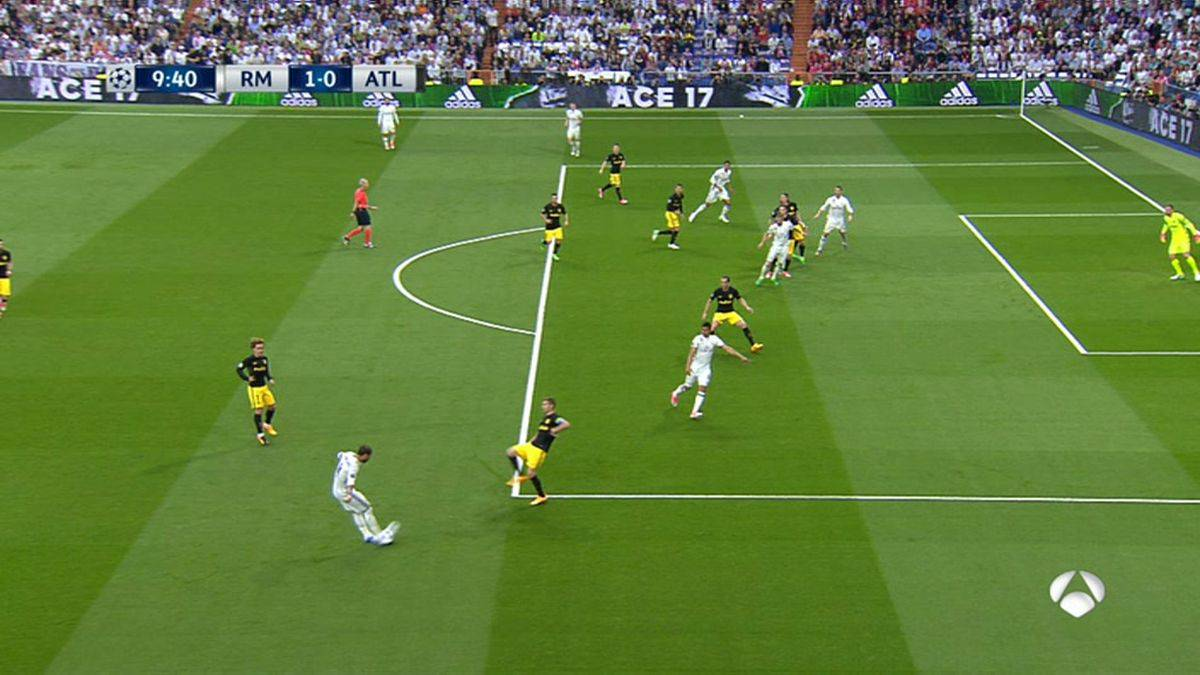
#> input picture img/football1.jpg, 1200 x 675 px
$ python homography.py
#> lines starting #> are read from the running program, lines starting #| are printed output that depends on the picture; after the words box and inside, x2 and y2 are one past the last pixel; in counts of white or black regions, pixels touching at a corner belong together
#> further down, img is the input picture: shape (675, 1200, 3); mean B, G, R 61.7, 126.6, 97.6
### src/utils.py
import cv2
import numpy as np
import math


class Line:
    # [66 lines left out: functions __init__, intersection, mouse_handler, get_points, blend_overlay_with_field, not called in this run]

def GetFieldLayer(src_img):
    hsv = cv2.cvtColor(src_img, code=cv2.COLOR_BGR2HSV)
#> hsv: shape (675, 1200, 3); mean H, S, V 53.3, 145.2, 130.1
    # green range
    lower_green = np.array([35, 10, 60])
    upper_green = np.array([65, 255, 255])
    # layer masks
    field_mask = cv2.inRange(hsv, lower_green, upper_green)
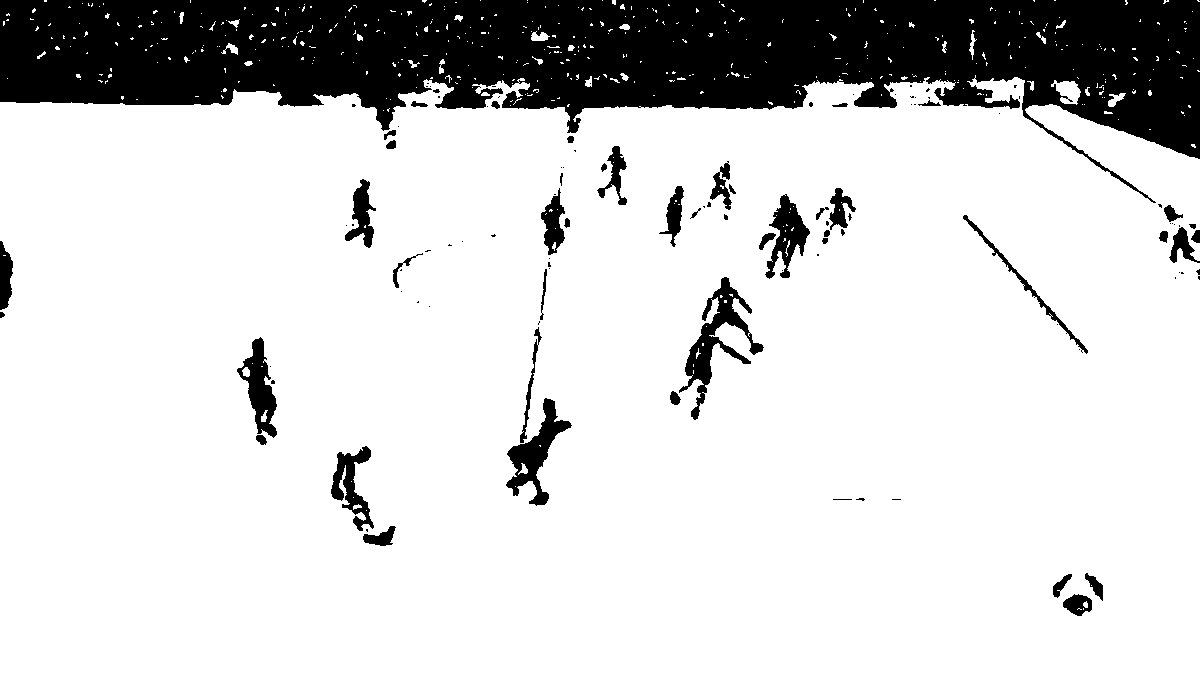
#> field_mask: shape (675, 1200); 82.4% white; 116 black regions (70 under 20 px), largest, box (x1, y1, x2, y2) and area: (0, 0, 1200, 203) 122972, (679, 277, 764, 420) 2942, (506, 398, 572, 506) 2290
    player_mask = cv2.bitwise_not(field_mask)
    # player_mask = cv2.morphologyEx(player_mask, cv2.MORPH_CLOSE, cv2.getStructuringElement(cv2.MORPH_RECT, (5, 5)))
    # extract layers from original image
    field_layer = cv2.bitwise_and(src_img, src_img, mask=field_mask)
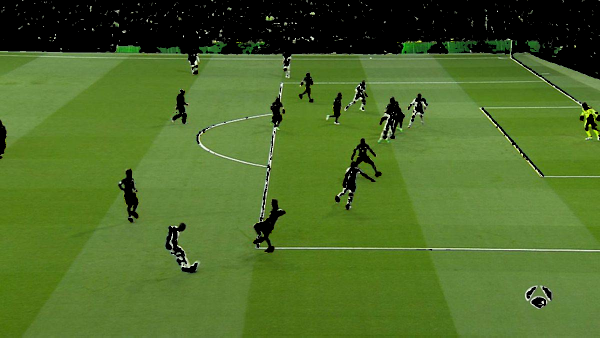
#> field_layer: shape (675, 1200, 3) (shown at 1/2 size); mean B, G, R 40.8, 107, 77.7
    return field_layer


TWO_PI = 2 * math.pi
# Credits to Rory Daulton
# [61 lines left out: functions isConvex, signedArea, not called in this run]

def isClockwise(pts):
    return signedArea(pts) > 0


# 105x68 Field, origin on the left upper corner, clock-wise order
reference_points_right = np.array([
    # Right penalty area
    [88.5, 13.84], [105, 13.84],
    [105, 54.16], [88.5, 54.16],

    # Right upper corner
    [105, 0]
], dtype=float)

middle_goal_line_right = np.array([105, 34], dtype=float)

### src/homography.py
import cv2
import math
import utils
import numpy as np
from itertools import permutations

class Line:
    def __init__(self, pt1, pt2):
        self.pt1 = pt1
        self.pt2 = pt2
        self.dx = pt2[0] - pt1[0]
        self.dy = pt2[1] - pt1[1]
        self.m = self.dy / self.dx
        self.b = pt1[1] - self.m * pt1[0]

    def intersection(self, other):
        x = (other.b - self.b) / (self.m - other.m)
        y = self.m * x + self.b
        return (int(x), int(y))


# [82 lines left out: functions findBestHomography, applyHomographyLine, not called in this run]


if __name__ == '__main__':
    debug = True

    img = cv2.imread('../img/football1.jpg')
    field = utils.GetFieldLayer(img)
    # cv2.imshow("Field Layer", field)
    field = cv2.GaussianBlur(field, (3, 3), cv2.BORDER_DEFAULT)
    edges = cv2.Canny(field, 100, 300)
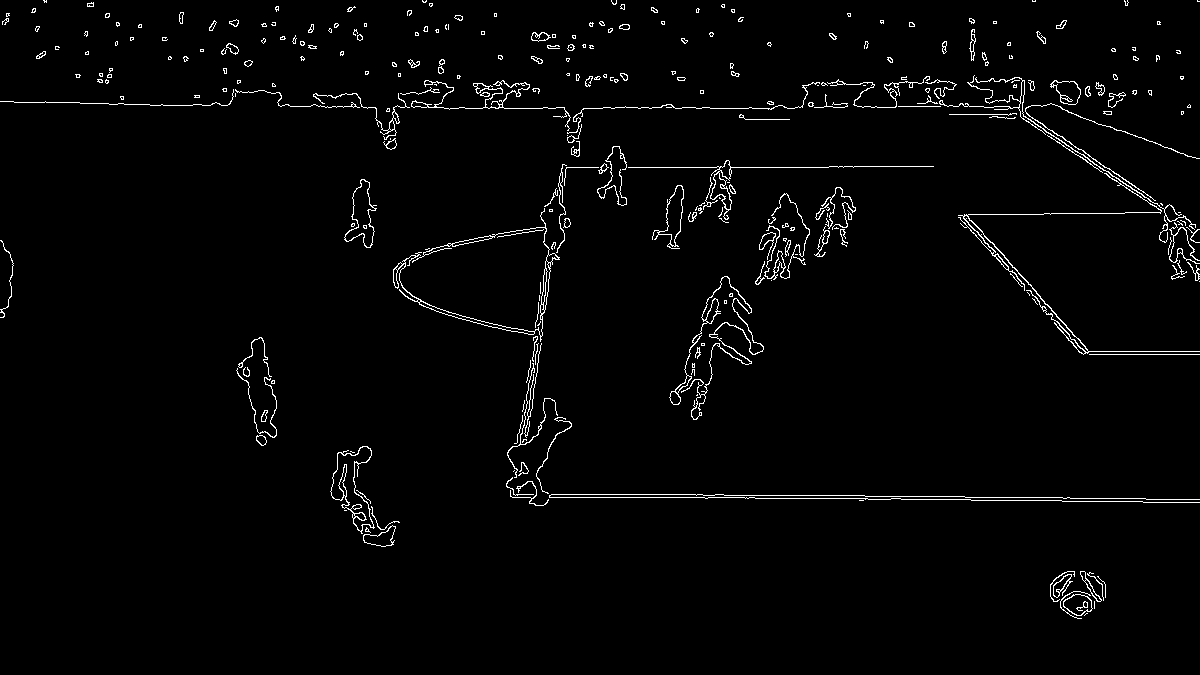
#> edges: shape (675, 1200); 2.1% white in thin lines or dots
    lines = cv2.HoughLines(edges, 1, math.radians(1.7), 150, None, 0, 0)
#> lines = [[496, 1.57], [494, 1.57], [166, 1.57], [105, 1.57], [107, 1.57]]

    lns = []

    if lines is not None:
        for i in range(0, len(lines)):
            rho = lines[i][0][0]
            theta = lines[i][0][1]
            a = math.cos(theta)
            b = math.sin(theta)
            x0 = a * rho
            y0 = b * rho
            pt1 = (int(x0 + 1000 * (-b)), int(y0 + 1000 * (a)))
            pt2 = (int(x0 - 1000 * (-b)), int(y0 - 1000 * (a)))
            lns.append(Line(pt1, pt2))
#> this loop made 5 passes
#> (rho, x0, y0) on passes 1 to 5: (496, -0.866, 496), (494, -0.862, 494), (166, -0.29, 166), (105, -0.183, 105), (107, -0.187, 107)
#> after the loop, lns = 5 items

    # Calculate intersection points
    intersections = []
    for i in range(0, len(lns)):
        for j in range(i + 1, len(lns)):
#> (the run stopped early here; a loop or call above may not have finished)

$ run again, with img/football2.jpg copied over img/football1.jpg
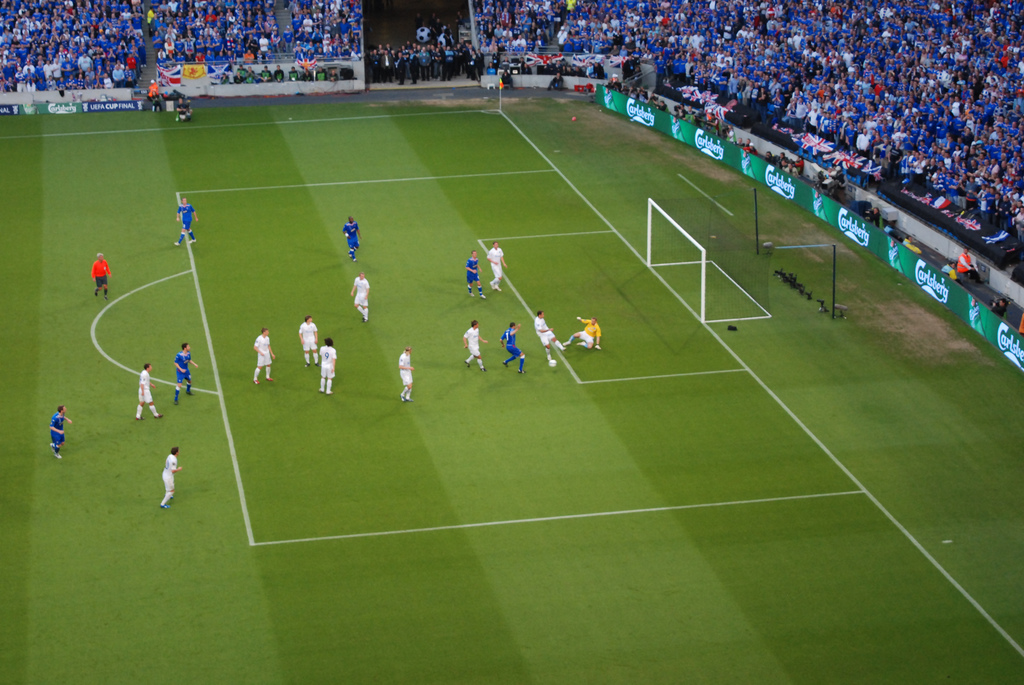
#> input picture img/football2.jpg, 1024 x 685 px
#> img is the input picture: shape (685, 1024, 3); mean B, G, R 60.9, 109.3, 90.4
#> hsv: shape (685, 1024, 3); mean H, S, V 57.1, 143.7, 116.7
#> in GetFieldLayer, `field_mask = cv2.inRange(hsv, lower_green, upper_green)`:
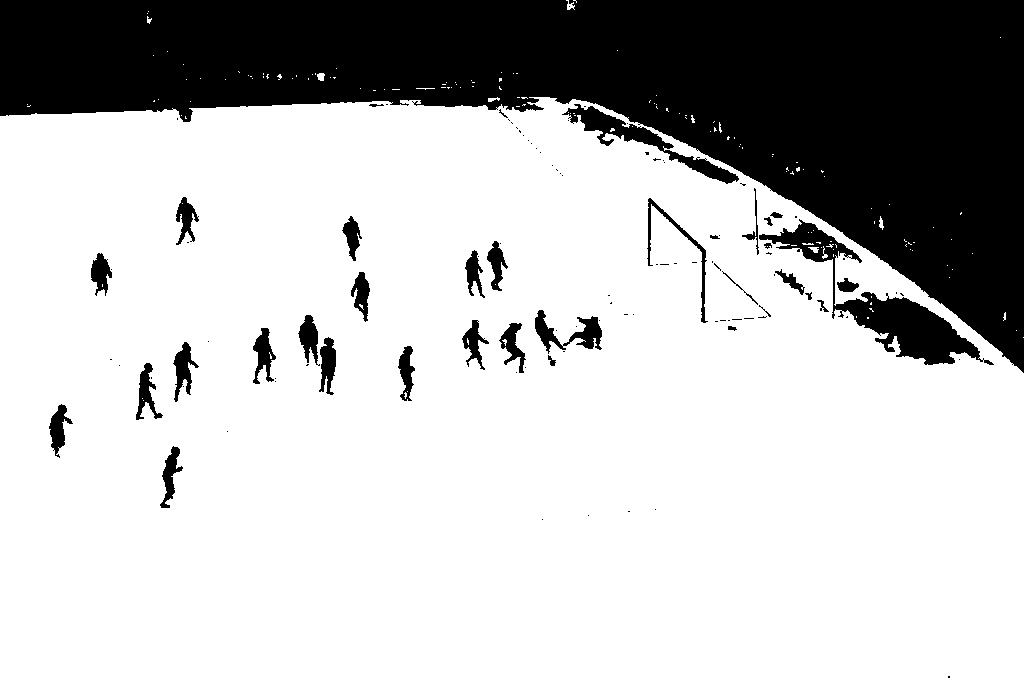
#> field_mask: shape (685, 1024); 74.4% white; 109 black regions (73 under 20 px), largest, box (x1, y1, x2, y2) and area: (0, 0, 1024, 373) 158142, (759, 219, 994, 365) 6842, (562, 104, 739, 184) 2464
#> edges: shape (685, 1024); 2% white in thin lines or dots
#> lines = [[-284, 2.37], [-280, 2.37], [562, 1.48], [566, 1.48], [-133, 2.94], [200, 1.51], [115, 1.54]]
#> the loop `for i in range(0, len(lines)):` made 7 passes
#> (rho, theta, a, b, x0, y0) on passes 1 to 6: (-284, 2.37, -0.719, 0.695, 204.3, -197.3), (-280, 2.37, -0.719, 0.695, 201.4, -194.5), (562, 1.48, 0.0872, 0.996, 48.98, 559.9), (566, 1.48, 0.0872, 0.996, 49.33, 563.8), (-133, 2.94, -0.979, 0.203, 130.2, -26.97), (200, 1.51, 0.0576, 0.998, 11.51, 199.7)
#> after the loop `for i in range(0, len(lines)):`: lns = 7 items
#> the loop `for i in range(0, len(lns)):` made 7 passes
#> after the loop `for i in range(0, len(lns)):`: intersections = [(3673, 3397), (865, 487), (868, 491), (65, -340), (556, 168), (491, 101), (861, 488), (864, 491), (67, -333), (552, 168), (487, 101), (91698, -7492), (248, 542), (12038, -493), (7446, -90), (249, 545), (12154, -500), (7508, -92), (175, 190), (158, 110), (2841, 36)]
#> the loop `while i < len(intersections):` made 15 passes
#> after the loop `while i < len(intersections):`: i = 6
#> the loop `for point in intersections:` made 6 passes
#> after the loop `for point in intersections:`:
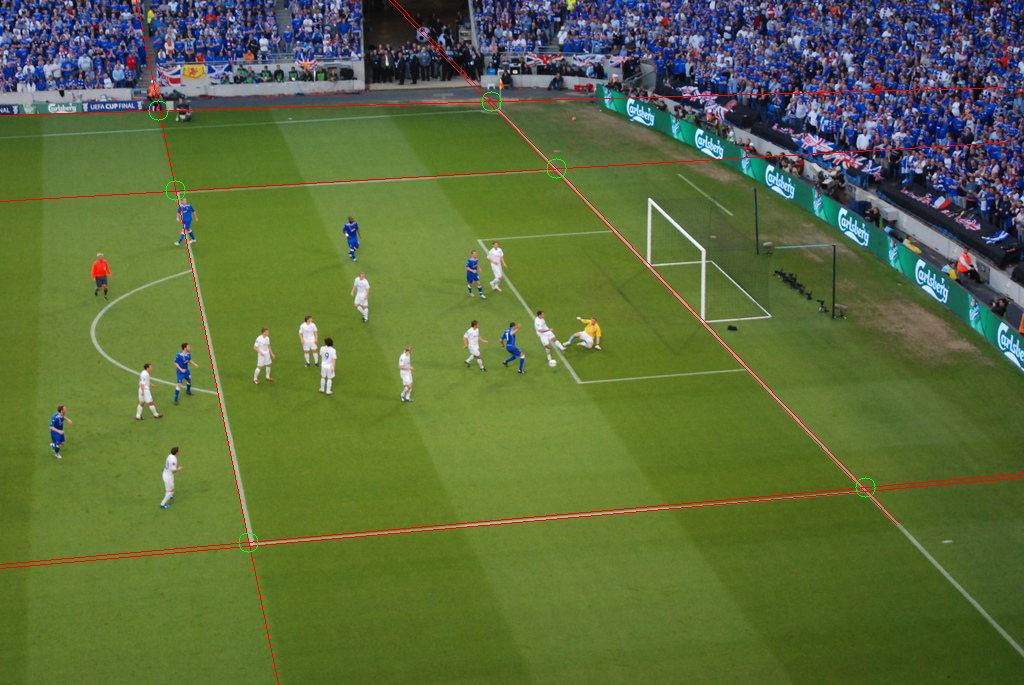
#> img: shape (685, 1024, 3); mean B, G, R 60.3, 108.4, 91.6
#> all_img_pts = [[865, 487], [556, 168], [491, 101], [248, 542], [175, 190], [158, 110]]
#> the loop in findBestHomography, `for img_pts in permutations(intersections, 4):` made 1 pass

$ run again, with img/football2.png saved as img/football1.jpg
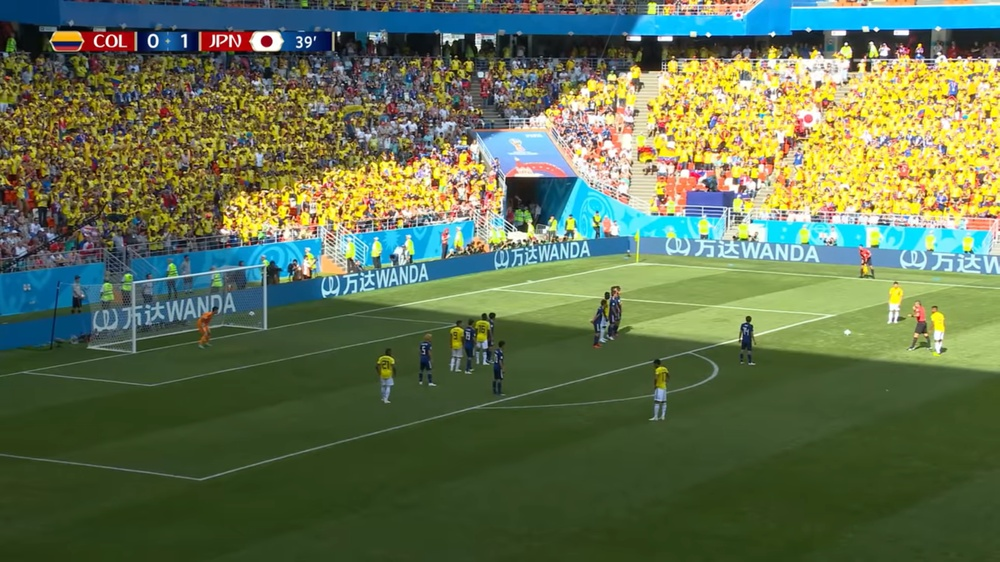
#> input picture img/football2.png, 1000 x 562 px, shrunk from 1920 x 1080 before the run
#> img is the input picture: shape (562, 1000, 3); mean B, G, R 80.7, 113.6, 98.2
#> hsv: shape (562, 1000, 3); mean H, S, V 53.9, 128, 125.8
#> in GetFieldLayer, `field_mask = cv2.inRange(hsv, lower_green, upper_green)`:
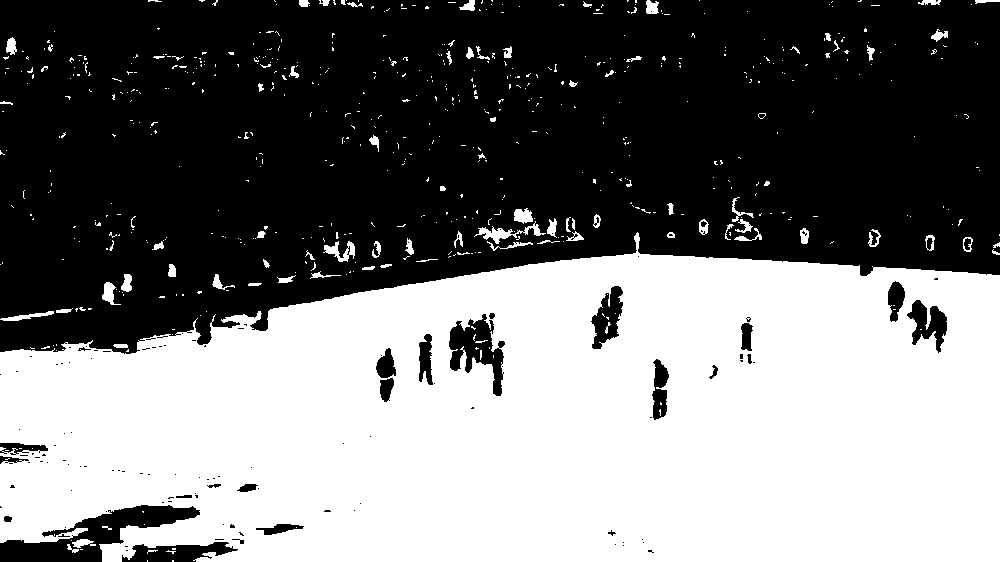
#> field_mask: shape (562, 1000); 47.3% white; 608 white regions (522 under 20 px), largest, box (x1, y1, x2, y2) and area: (0, 232, 1000, 562) 257917, (474, 221, 546, 244) 442, (323, 241, 355, 262) 298
#> edges: shape (562, 1000); 1.8% white in thin lines or dots, all inside (x1, y1, x2, y2) = (0, 0, 1000, 481)
#> lines = [[212, 1.63], [516, 1.31], [351, 1.39]]
#> the loop `for i in range(0, len(lines)):` made 3 passes
#> (rho, theta, a, b, x0, y0) on passes 1 to 3: (212, 1.63, -0.061, 0.998, -12.94, 211.6), (516, 1.31, 0.262, 0.965, 135.3, 497.9), (351, 1.39, 0.175, 0.985, 61.55, 345.6)
#> after the loop `for i in range(0, len(lines)):`: lns = 3 items
#> the loop `for i in range(0, len(lns)):` made 3 passes
#> after the loop `for i in range(0, len(lns)):`:
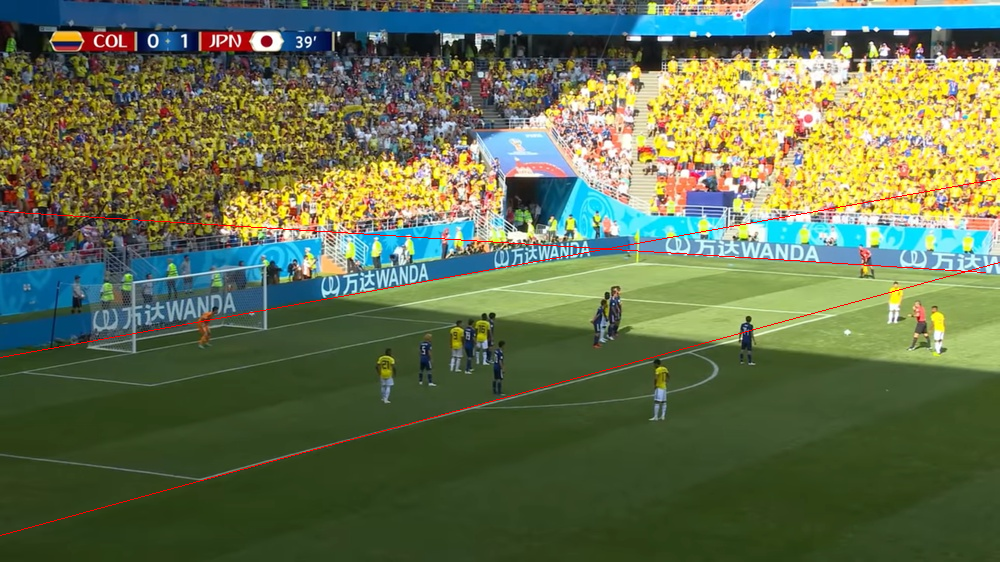
#> img: shape (562, 1000, 3); 0.53% of pixels changed, all inside (x1, y1, x2, y2) = (0, 178, 1000, 536)
#> after the loop `for i in range(0, len(lns)):`: intersections = [(967, 270), (603, 248), (1890, 19)]
#> the loop `while i < len(intersections):` made 3 passes
#> after the loop `while i < len(intersections):`: i = 2
#> the loop `for point in intersections:` made 2 passes
